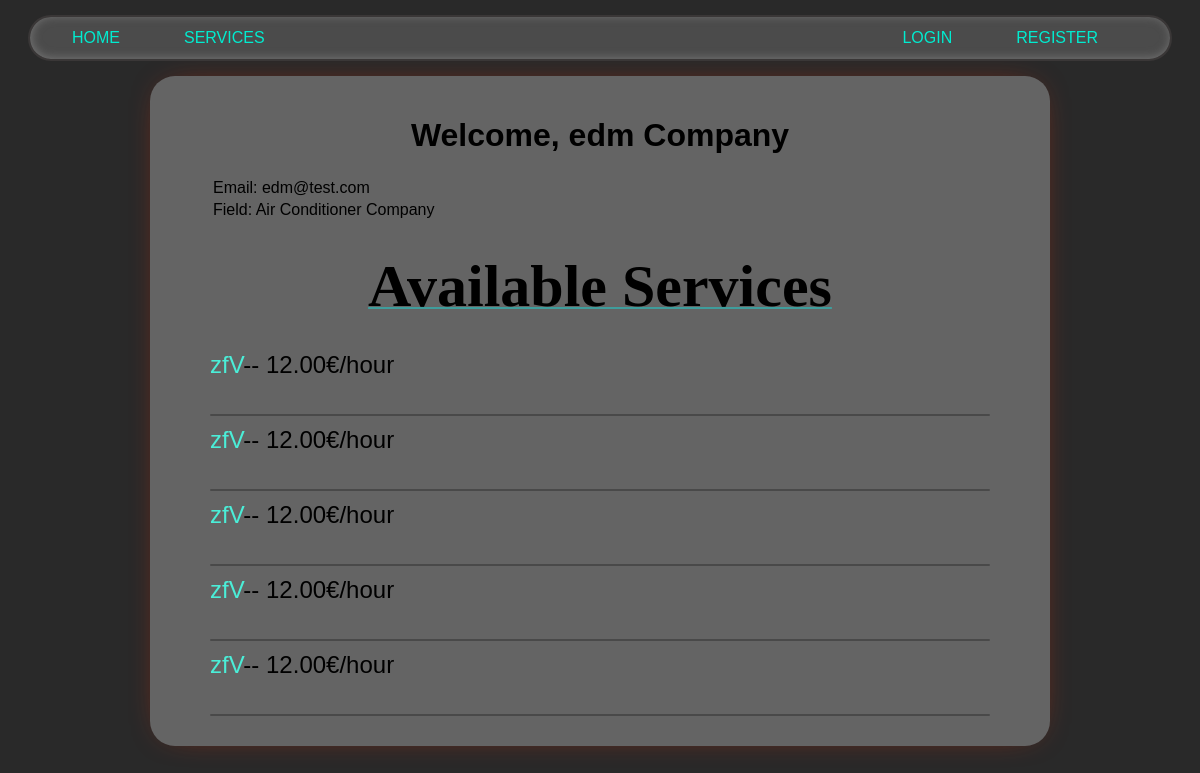
Before: /company/edm with the older database file.
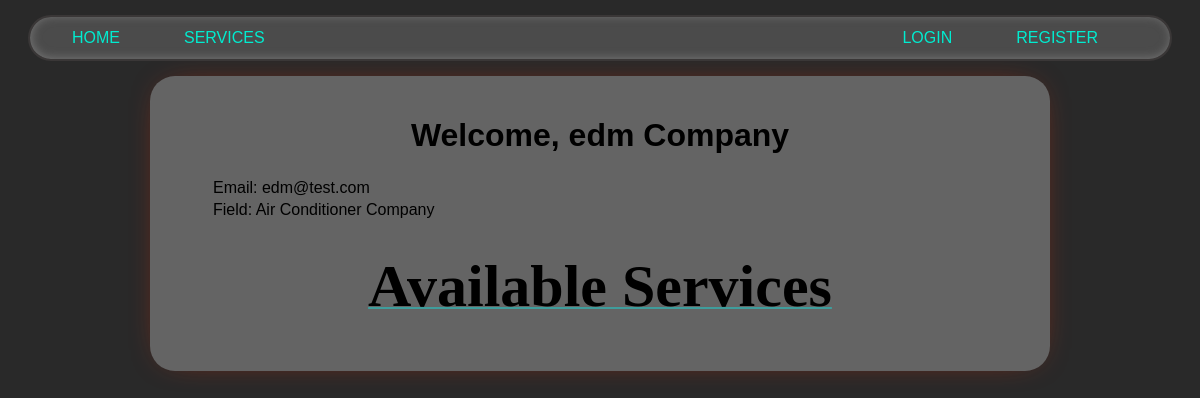
After: the same page with the newer database file.
### users/models.py (models this page shows, shortened)
class User(AbstractUser):
    is_company = models.BooleanField(default=False)
    is_customer = models.BooleanField(default=False)
    birth=models.DateField(null=True, default='2000-01-01')
    email = models.CharField(max_length=100, unique=True)

class Company(models.Model):
    user = models.OneToOneField(
    User, on_delete=models.CASCADE, primary_key=True)
    field = models.CharField(max_length=70, choices=(('Air Conditioner', 'Air Conditioner'),
                                                     ('All in One', 'All in One'),
                                                     ('Carpentry', 'Carpentry'),
                                                     ('Electricity',
                                                      'Electricity'),
                                                     ('Gardening', 'Gardening'),
                                                     ('Home Machines',
                                                      'Home Machines'),
                                                     ('House Keeping',
                                                      'House Keeping'),
                                                     ('Interior Design',
                                                      'Interior Design'),
                                                     ('Locks', 'Locks'),
                                                     ('Painting', 'Painting'),
                                                     ('Plumbing', 'Plumbing'),
                                                     ('Water Heaters', 'Water Heaters')), blank=False, null=False)
    rating = models.IntegerField(
        validators=[MaxValueValidator(5), MinValueValidator(0)], default=0)

### services/models.py (models this page shows, shortened)
class Service(models.Model):
    company = models.ForeignKey(Company, on_delete=models.CASCADE)
    name = models.CharField(max_length=40)
    description = models.TextField()
    price_hour = models.DecimalField(decimal_places=2, max_digits=100)
    rating = models.IntegerField(validators=[MinValueValidator(
        0), MaxValueValidator(5)], default=0)
    choices = (
        ('Air Conditioner', 'Air Conditioner'),
        ('Carpentry', 'Carpentry'),
        ('Electricity', 'Electricity'),
        ('Gardening', 'Gardening'),
        ('Home Machines', 'Home Machines'),
        ('House Keeping', 'House Keeping'),
        ('Interior Design', 'Interior Design'),
        ('Locks', 'Locks'),
        ('Painting', 'Painting'),
        ('Plumbing', 'Plumbing'),
        ('Water Heaters', 'Water Heaters'),
    )
    field = models.CharField(max_length=30, blank=False,
                             null=False, choices=choices)
    date = models.DateTimeField(auto_now=True, null=False)

### netfix/views.py (the view)
# urls.py: path('company/<slug:name>', v.company_profile, name='company_profile'),
def company_profile(request, name):
    user = User.objects.get(username=name)
    services = Service.objects.filter(
        company=Company.objects.get(user=user)).order_by("-date")
    return render(request, 'users/profile.html', {'user': user, 'services': services})

### users/templates/users/profile.html (shortened to what this page needs)
{% extends 'main/base.html' %}
{% block content %}
    {% if user.is_customer %}
    <h1 style align='center'>Welcome, {{ user.username }}</h1>
    <table><thead>
        <tr>
            <td>Age: {{users.birth}} </td>
        </tr></thead>
    <tbody>
        <tr>
            <td>Email: {{ user.email }}</td>
        </tr>
    </tbody>
    </table>
    {% else %}
    <h1 align="center">Welcome, {{ user.username }} Company</h1>
    <table><thead>
        <tr>
            <td>Email: {{ user.email }}</td>
        </tr></thead>
    <tbody>
        <tr>
            <td>Field: {{user.company.field}} Company</td>
        </tr>
    </tbody>
    </table>
       {% endif %}
    {% if 'customer' in request.path %}
        <p class="title">Previous Requested Services</p>
    {% else %}
        <p class="title">Available Services</p>
    {% endif %}
    {% if user.is_customer %}
        {% for service in sh %}
        <div style="font-family: Arial, sans-serif; line-height: 1.6; margin: 20px;">
            <h2 style="color: #4CAF50;">Payment Confirmation and Thank You for Using Our Services</h2>
            <p>Dear <strong>{{service.name}}</strong>,</p>
            <p>
                We sincerely thank you for choosing our services. We are pleased to confirm that the payment
                for the service "<strong>{{service.job_name}}</strong>" has been successfully received and processed.
            </p>
            <h3>Service Details:</h3>
            <ul>
                <li><strong>Service Rendered:</strong> {{service.custom_field}}</li>
                <li><strong>Amount Paid:</strong> {{service.salary}}€</li>
                <li><strong>Payment Date:</strong> {{service.request_date}}</li>
                <li><strong>Payment Method:</strong> Credit card</li>
            </ul>
            <p>
                We hope our service met your expectations. If you have any questions or need further assistance,
                please feel free to contact us at  <a href="mailto:rafta74@gmail.com">rafta74@gmail.com</a> | or
                call us at <strong>06 12 34 56 78</strong>.
            </p>
            <p>Thank you again for your trust. We look forward to serving you in the future.</p>
        </div>
        <hr style="border: 1px solid #ddd; margin-top: 20px;">
        {% endfor %}
    {% else %}
        {% for service in services %}
        <div class="list_services_profile">
            <a href="/services/{{service.id}}">{{service.name}}</a>-- {{service.price_hour}}€/hour
            <div class="line"></div>
        </div>
        {% endfor %}
    {% endif %}
{% endblock %}

Changed rows visible on the page:
removed Service: name "zfV", price_hour "12.00"
removed Service: name "zfV", price_hour "12.00"
removed Service: name "zfV", price_hour "12.00"
removed Service: name "zfV", price_hour "12.00"
removed Service: name "zfV", price_hour "12.00"
